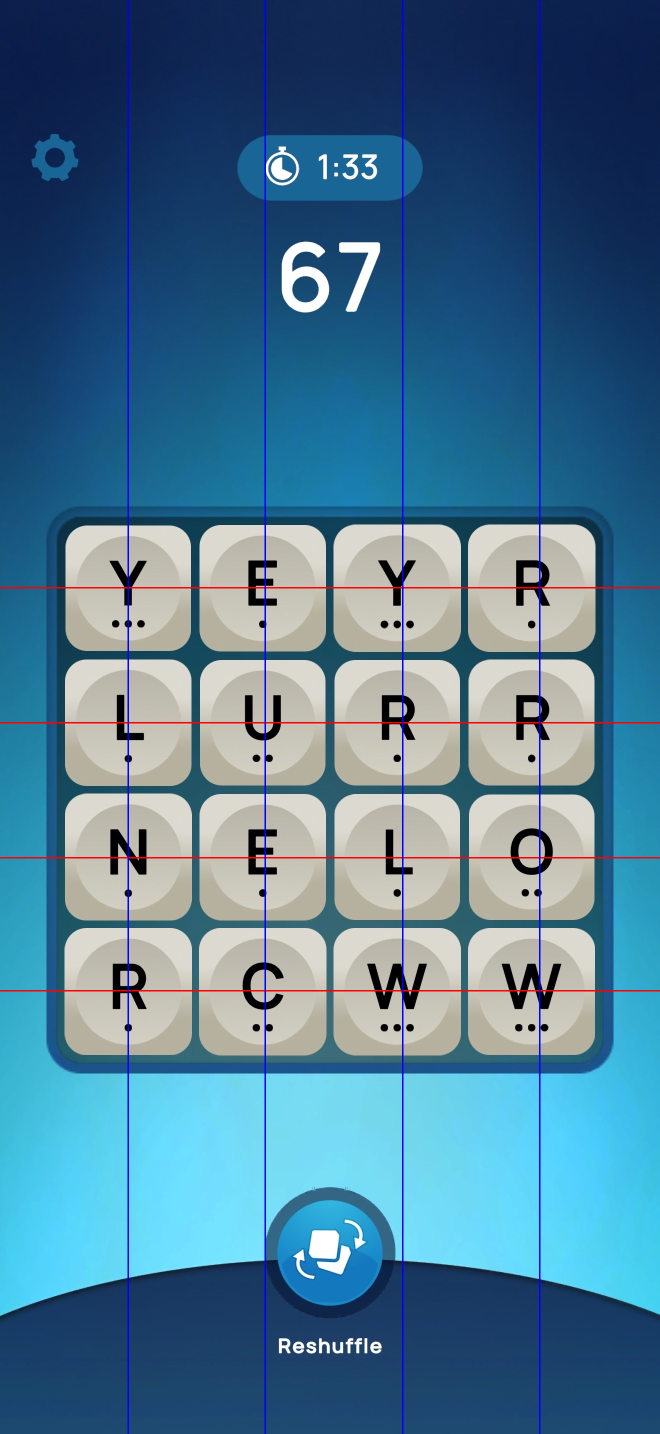
#> input picture assets/debug_grid.png, 1320 x 2868 px (shown at 1/2 size)
$ python calibrate.py assets/debug_grid.png
#> lines starting #> are read from the running program, lines starting #| are printed output that depends on the picture; after the words box and inside, x2 and y2 are one past the last pixel; in counts of white or black regions, pixels touching at a corner belong together
"""
Calibration tool for Boggle Automation.

Given a screenshot of the game screen, this tool analyzes the layout
and prints recommended settings for config/settings.py.

Usage:
    python calibrate.py path/to/screenshot.png
"""

import sys
import cv2
import numpy as np


def analyze_screenshot(path: str):
#> called with path = 'assets/debug_grid.png'
    img = cv2.imread(path)
#> img is the input picture: shape (2868, 1320, 3); mean B, G, R 148.7, 121.5, 77.8
    if img is None:
        print(f"Error: Could not load {path}")
        return

    h, w = img.shape[:2]
#> h = 2868; w = 1320
    print(f"Screen resolution: {w}x{h}")
#| Screen resolution: 1320x2868
    print(f"Update screen.width = {w}, screen.height = {h} in settings.py")
#| Update screen.width = 1320, screen.height = 2868 in settings.py
    print()

    gray = cv2.cvtColor(img, cv2.COLOR_BGR2GRAY)
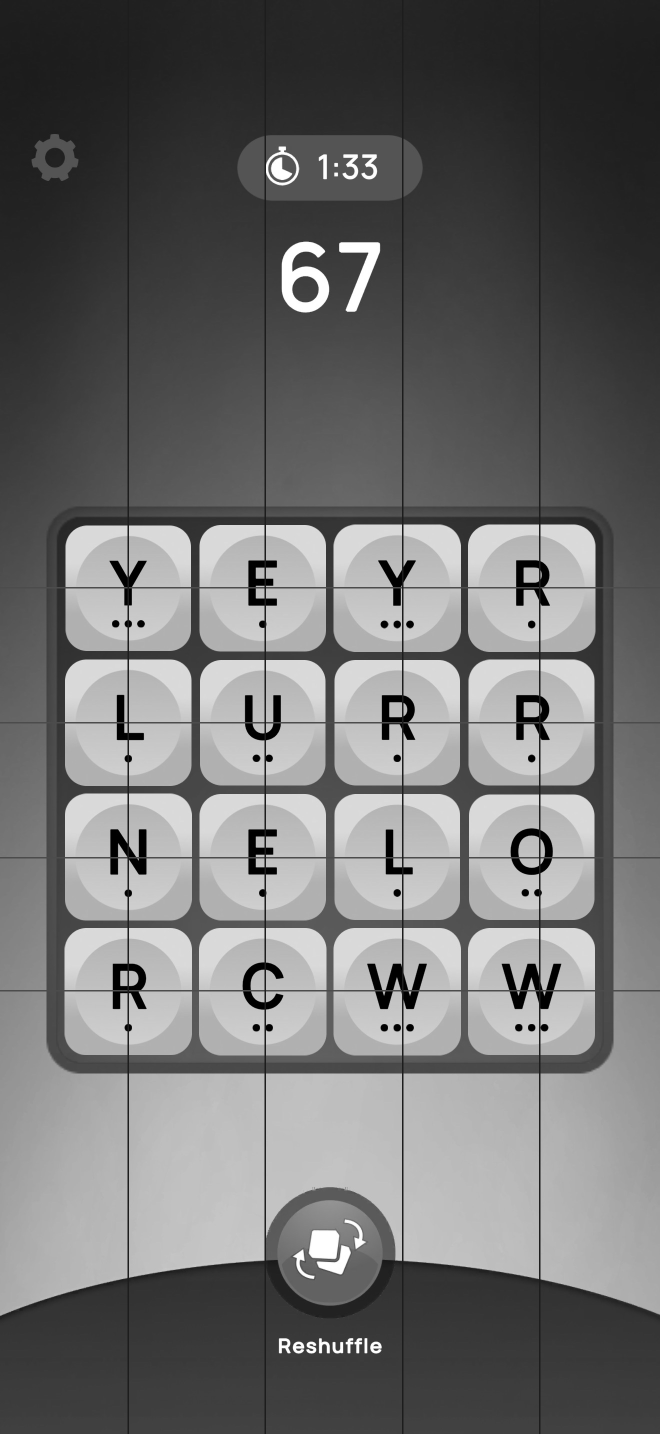
#> gray: shape (2868, 1320) (shown at 1/2 size); min 0, max 255, mean 111.5

    # Find all tile-like squares via adaptive threshold + contours
    blurred = cv2.GaussianBlur(gray, (5, 5), 0)
    edges = cv2.Canny(blurred, 50, 150)
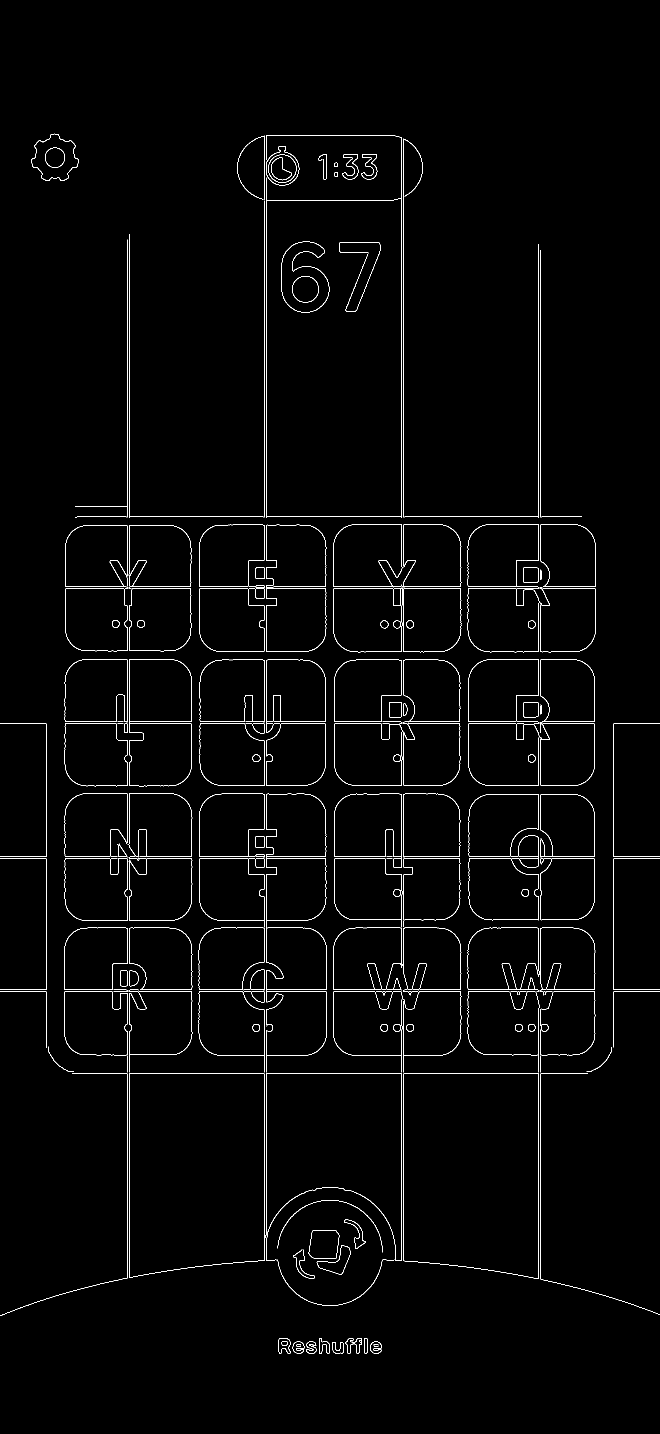
#> edges: shape (2868, 1320) (shown at 1/2 size); 1.6% white in thin lines or dots, all inside (x1, y1, x2, y2) = (0, 267, 1320, 2707)
    contours, _ = cv2.findContours(edges, cv2.RETR_EXTERNAL, cv2.CHAIN_APPROX_SIMPLE)
#> contours = 152 contours, 51 with area under 20; largest, box (x1, y1, x2, y2) and area: (807, 2146, 1078, 2558) 105330, (258, 2146, 529, 2556) 104878, (531, 2146, 804, 2612) 70776, (935, 1048, 1079, 1305) 31671, (258, 1318, 384, 1573) 29662

    tiles = []
    for cnt in contours:
        x, y, tw, th = cv2.boundingRect(cnt)
        area = tw * th
        if 0.7 < tw / th < 1.3 and 500 < area < 50000 and y > 200:
            tiles.append((x, y, tw, th))
#> this loop made 152 passes
#> (x, y, tw, th, area) on passes 1 to 3: (665, 2684, 22, 23, 506), (740, 2683, 24, 24, 576), (612, 2683, 21, 24, 504)
#> after the loop, tiles = 70 items, first 6: (665, 2684, 22, 23), (740, 2683, 24, 24), (612, 2683, 21, 24), (585, 2683, 24, 24), (638, 2676, 22, 31), (557, 2676, 24, 31)

    # Group into rows
    if not tiles:
        print("No tiles found via edge detection — trying color-based detection...")
        # Try finding gray tiles
        gray_mask = cv2.inRange(img, np.array([150, 150, 150]), np.array([220, 220, 220]))
        gray_contours, _ = cv2.findContours(gray_mask, cv2.RETR_EXTERNAL, cv2.CHAIN_APPROX_SIMPLE)
        for cnt in gray_contours:
            x, y, tw, th = cv2.boundingRect(cnt)
            area = tw * th
            if 0.7 < tw / th < 1.3 and 200 < area < 30000 and y > 200:
                tiles.append((x, y, tw, th))

    if not tiles:
        print("Still no tiles found. Try a different screenshot with better contrast.")
        return

    tiles.sort(key=lambda t: (t[1], t[0]))

    # Group by row
    rows = {}
    for t in tiles:
        x, y, tw, th = t
        row_key = round(y / 260)
        rows.setdefault(row_key, []).append(t)
#> this loop made 70 passes
#> (x, y, tw, th, row_key) on passes 1 to 12: (63, 267, 94, 95, 1), (532, 293, 67, 78, 1), (666, 1048, 139, 127, 4), (1081, 1048, 111, 126, 4), (398, 1049, 131, 125, 4), (130, 1050, 126, 128, 4), (257, 1050, 126, 128, 4), (1047, 1134, 31, 32, 4), (498, 1171, 31, 27, 5), (666, 1172, 140, 133, 5), (1080, 1176, 112, 129, 5), (130, 1177, 125, 126, 5)
#> t on passes 42 to 47: (258, 1855, 127, 125), (397, 1855, 132, 125), (666, 1855, 139, 125), (806, 1855, 117, 126), (935, 1855, 144, 125), (1080, 1855, 111, 125)

    print(f"Found {len(tiles)} tile-like objects in {len(rows)} row groups")
#| Found 70 tile-like objects in 8 row groups
    print()

    # Display each row
    col_candidates = []
    for rk in sorted(rows.keys()):
        row_tiles = rows[rk]
        row_tiles.sort(key=lambda t: t[0])
        centers = [(t[0] + t[2] // 2, t[1] + t[3] // 2) for t in row_tiles]
        avg_y = int(np.mean([c[1] for c in centers]))
        col_centers = [c[0] for c in centers]

        if len(col_centers) >= 3:
            col_candidates.append(col_centers)
            x_str = ", ".join(f"x={c:4d} ({c/w:.3f})" for c in col_centers)
            print(
                f"  Row at y={avg_y:4d} ({avg_y/h:.3f}): {len(row_tiles)} cols — {x_str}"
            )
#> this loop made 8 passes
#> (printed output is left out)

    print()

    # Determine the most common number of columns
    if col_candidates:
        col_counts = {}
        for cols in col_candidates:
            n = len(cols)
            col_counts[n] = col_counts.get(n, 0) + 1
#> this loop made 6 passes
#> cols on passes 1, 6: [193, 320, 463, 735, 1062, 1136], [569, 597, 607, 622, 667, 649, 676, 752]

        best_n = max(col_counts, key=col_counts.get)
        print(
            f"Most common column count: {best_n} "
            f"(appeared in {col_counts[best_n]}/{len(col_candidates)} rows)"
        )
#| Most common column count: 13 (appeared in 4/6 rows)

        # Average column positions across all rows with this count
        matching = [c for c in col_candidates if len(c) == best_n]
        if matching:
            avg_cols = np.mean(matching, axis=0).astype(int)
            print()
            print("Recommended column x-centers:")
            for i, cx in enumerate(avg_cols):
                print(f"  Col {i}: x={cx} ({cx/w:.3f})")
#> this loop made 13 passes
#> cx on passes 1 to 12: 155, 174, 269, 356, 463, 543, 676, 768, 835, 966, 1039, 1111
#|   Col 0: x=155 (0.117)
#|   Col 1: x=174 (0.132)
#|   Col 2: x=269 (0.204)
#|   Col 3: x=356 (0.270)
#|   Col 4: x=463 (0.351)
#|   Col 5: x=543 (0.411)
#|   Col 6: x=676 (0.512)
#|   Col 7: x=768 (0.582)
#> (further printed lines are left out)

    # Detect letter bank region (lower portion with content)
    print()
    print("=== Letter Bank / Lower Region ===")
    lower = img[int(h * 0.55):, :]
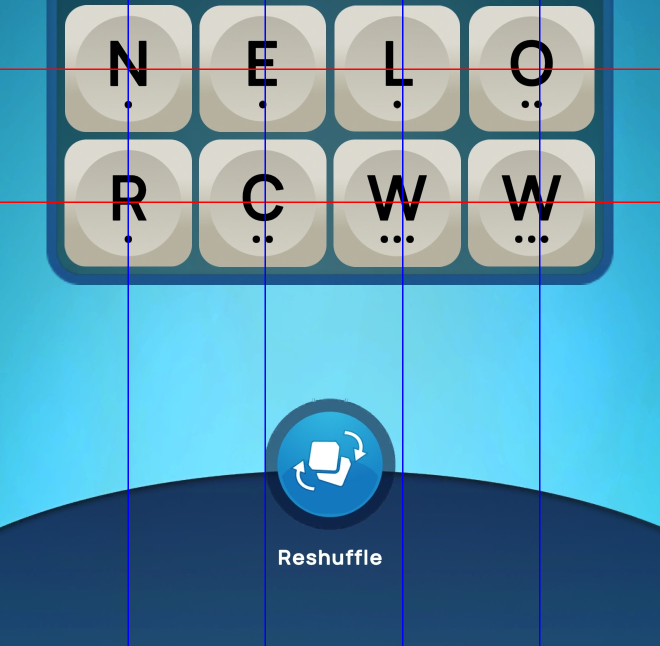
#> lower: shape (1291, 1320, 3) (shown at 1/2 size); mean B, G, R 174.6, 151.7, 97.3
    lh, lw = lower.shape[:2]
    lgray = cv2.cvtColor(lower, cv2.COLOR_BGR2GRAY)
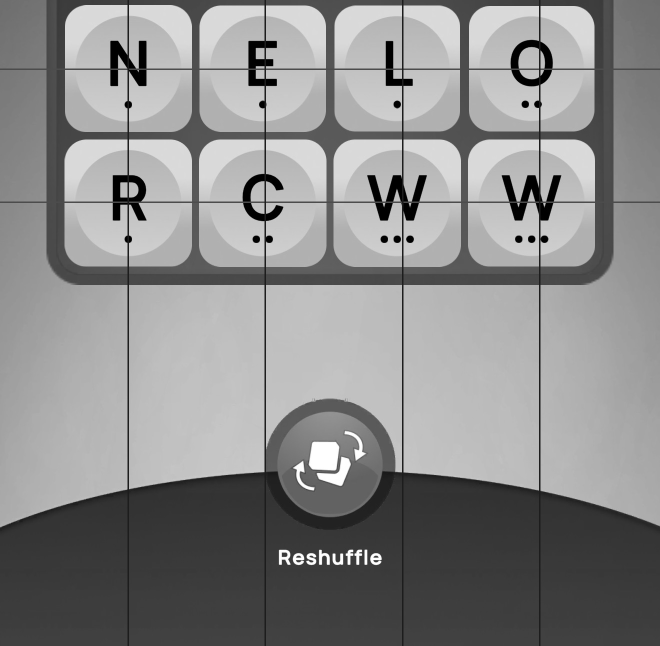
#> lgray: shape (1291, 1320) (shown at 1/2 size); min 0, max 255, mean 138
    _, lt = cv2.threshold(lgray, 200, 255, cv2.THRESH_BINARY_INV)
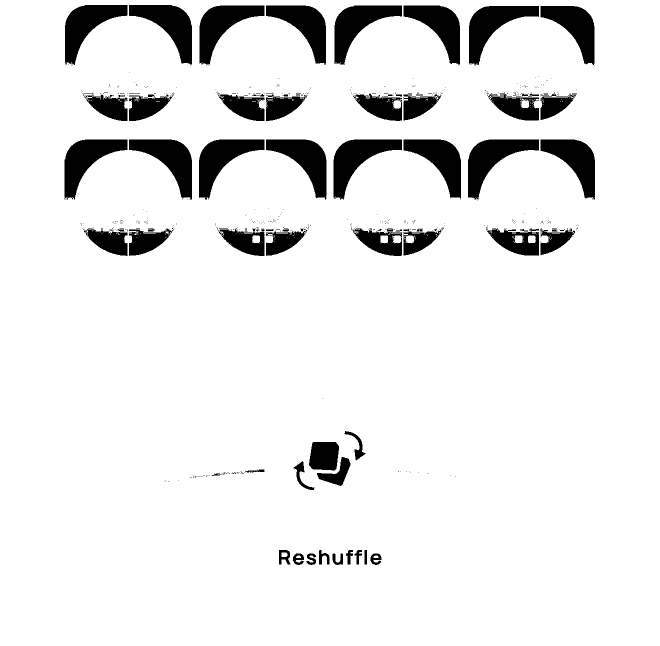
#> lt: shape (1291, 1320) (shown at 1/2 size); 90.6% white; 509 black regions (438 under 20 px), largest, box (x1, y1, x2, y2) and area: (936, 279, 1078, 399) 7021, (667, 279, 804, 399) 6911, (938, 12, 1078, 131) 6790
    l_contours, _ = cv2.findContours(lt, cv2.RETR_EXTERNAL, cv2.CHAIN_APPROX_SIMPLE)

    y_offset = int(h * 0.55)
    buttons = []
    for cnt in l_contours:
        x, y, tw, th = cv2.boundingRect(cnt)
        area = tw * th
        abs_y = y + y_offset
        if 0.3 < tw / th < 3.0 and 100 < area < 50000 and abs_y > 1500:
            buttons.append((x, abs_y, tw, th, area))
#> this loop made 1 pass
#> cnt on pass 1: [[0, 0], [0, 1290], [1319, 1290], [1319, 0]]

    buttons.sort(key=lambda b: (b[1], b[0]))
    print(f"Found {len(buttons)} objects in lower 45%:")
#| Found 0 objects in lower 45%:
    for b in buttons:
        x, y, tw, th, area = b
        cx, cy = x + tw // 2, y + th // 2
        ratio = tw / th
        label = ""
        if 0.8 < ratio < 1.2:
            label = " (square — possible tile)"
        elif 2.0 < ratio < 5.0 and th < 50:
            label = " (thin bar — possible separator)"
        elif 2.0 < ratio < 5.0 and th > 50:
            label = " (wide — possible button)"
        print(
            f"  ({x:4d},{y:4d}) {tw}x{th} "
            f"center=({cx:4d},{cy:4d}) ratio={ratio:.2f}{label}"
        )
#> this loop made 0 passes

    print()
    print("=== Next Steps ===")
    print("1. Update screen.width and screen.height in config/settings.py")
    print("2. Update the board detection settings if columns look wrong")
    print("3. Check the detected tile positions visually")
    print("4. Use find_coords.py to click each of the 16 tile centers")
    print("5. Paste the (x,y) coordinates into board.tile_centers in config/settings.py")


if __name__ == "__main__":
    if len(sys.argv) < 2:
        print("Usage: python calibrate.py <screenshot.png>")
        sys.exit(1)
    analyze_screenshot(sys.argv[1])
